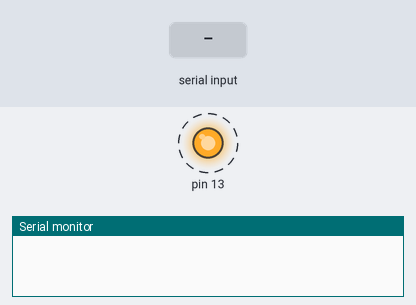
Bench run of a sketch on a simulated Arduino Uno, built with avr-gcc and run on an emulated ATmega328P. On the bench: output pins drawn as LEDs (lit = HIGH), the last lines printed to the serial monitor. Dashed ring = blinking. The test bench sets the inputs (shaded band).

Above: at 0.75 s.
1.3 s: "90,45\n" received over Serial
At 3.4 s:
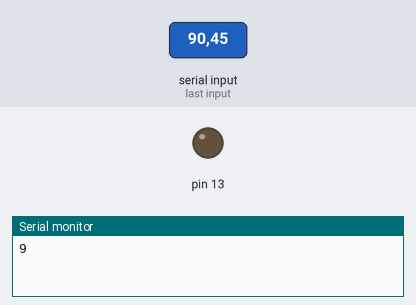
At 4.4 s:
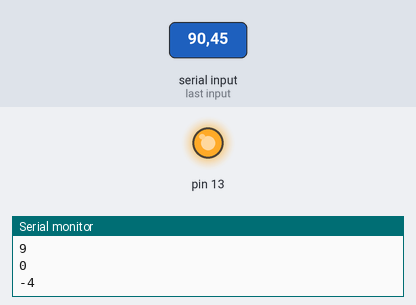
Timing chart, 0 to 5.9 s (numbered marks = the images above; inputs shaded):
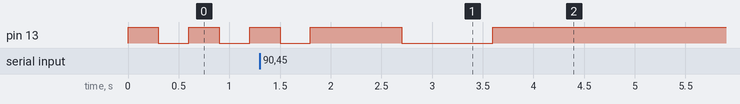

The sketch:

piToArduino.ino
```cpp
// ESTE PROGRAMA RECIBE Y LEE SOLAMENTE UN DIGITO (O SE QUEDA CON EL ULTIMO DE VARIOS),
// TRANSMITIDOS POR SERIAL.
// EL SENDER MANDA CHARS QUE SE ENCODEAN COMO ASCII
// EL Serial.read LEE EL CODIGO ASCII, NO EL VALOR DE CHAR QUE SE MANDO
// EN EN ASCII, '2' = 50, '0' = 48. SI HACEMOS '2' - '0' = 2 (EN ASCII)

int data;

void setup(){
  pinMode(13, OUTPUT);
  Serial.begin(9600);
  data = 3;
}

void loop(){


  if(Serial.available()){
    data = Serial.read() - '0'; // -> ASCII DE  '0' ES 48
    Serial.println(data);
  }


  digitalWrite(13, HIGH);
  delay(data * 100);
  digitalWrite(13, LOW);
  delay(data * 100);

}
```
